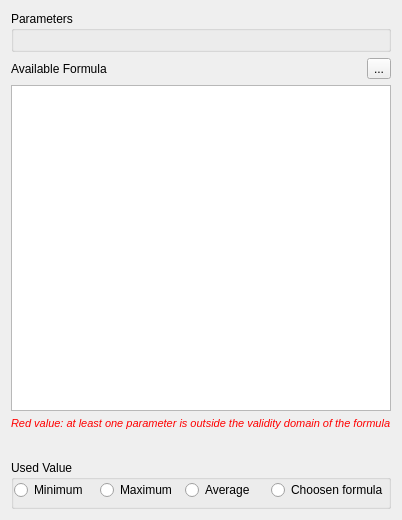
<?xml version="1.0" encoding="UTF-8"?>
<ui version="4.0">
 <class>ReosConcentrationTimeWidget</class>
 <widget class="QWidget" name="ReosConcentrationTimeWidget">
  <property name="geometry">
   <rect>
    <x>0</x>
    <y>0</y>
    <width>402</width>
    <height>520</height>
   </rect>
  </property>
  <property name="windowTitle">
   <string>Concentration Time</string>
  </property>
  <layout class="QVBoxLayout" name="verticalLayout">
   <item>
    <widget class="QGroupBox" name="groupBoxparameters">
     <property name="title">
      <string>Parameters</string>
     </property>
     <layout class="QVBoxLayout" name="verticalLayout_2"/>
    </widget>
   </item>
   <item>
    <layout class="QHBoxLayout" name="horizontalLayout_3">
     <property name="topMargin">
      <number>0</number>
     </property>
     <item>
      <widget class="QLabel" name="label_2">
       <property name="text">
        <string>Available Formula</string>
       </property>
      </widget>
     </item>
     <item>
      <widget class="QToolButton" name="toolButtonForumulaDisplaying">
       <property name="text">
        <string>...</string>
       </property>
      </widget>
     </item>
    </layout>
   </item>
   <item>
    <widget class="QTableView" name="formulasView">
     <property name="alternatingRowColors">
      <bool>true</bool>
     </property>
     <property name="selectionMode">
      <enum>QAbstractItemView::NoSelection</enum>
     </property>
     <property name="selectionBehavior">
      <enum>QAbstractItemView::SelectRows</enum>
     </property>
     <property name="cornerButtonEnabled">
      <bool>false</bool>
     </property>
     <attribute name="horizontalHeaderStretchLastSection">
      <bool>true</bool>
     </attribute>
     <attribute name="verticalHeaderStretchLastSection">
      <bool>false</bool>
     </attribute>
    </widget>
   </item>
   <item>
    <widget class="QLabel" name="label">
     <property name="font">
      <font>
       <pointsize>8</pointsize>
      </font>
     </property>
     <property name="text">
      <string>&lt;html&gt;&lt;head/&gt;&lt;body&gt;&lt;p&gt;&lt;span style=&quot; font-style:italic; color:#ff0000;&quot;&gt;Red value: at least one parameter is outside the validity domain of the formula&lt;/span&gt;&lt;/p&gt;&lt;/body&gt;&lt;/html&gt;</string>
     </property>
    </widget>
   </item>
   <item>
    <widget class="QWidget" name="widgetTools" native="true">
     <layout class="QHBoxLayout" name="horizontalLayout_2"/>
    </widget>
   </item>
   <item>
    <widget class="QGroupBox" name="groupBox">
     <property name="title">
      <string>Used Value</string>
     </property>
     <layout class="QVBoxLayout" name="verticalLayout_3">
      <property name="spacing">
       <number>6</number>
      </property>
      <property name="leftMargin">
       <number>0</number>
      </property>
      <property name="topMargin">
       <number>0</number>
      </property>
      <property name="rightMargin">
       <number>0</number>
      </property>
      <property name="bottomMargin">
       <number>0</number>
      </property>
      <item>
       <layout class="QHBoxLayout" name="horizontalLayout">
        <property name="topMargin">
         <number>0</number>
        </property>
        <item>
         <widget class="QRadioButton" name="radioButtonMinimum">
          <property name="text">
           <string>Minimum</string>
          </property>
         </widget>
        </item>
        <item>
         <widget class="QRadioButton" name="radioButtonMaximum">
          <property name="text">
           <string>Maximum</string>
          </property>
         </widget>
        </item>
        <item>
         <widget class="QRadioButton" name="radioButtonAverage">
          <property name="text">
           <string>Average</string>
          </property>
         </widget>
        </item>
        <item>
         <widget class="QRadioButton" name="radioButtonChoosen">
          <property name="text">
           <string>Choosen formula</string>
          </property>
         </widget>
        </item>
       </layout>
      </item>
      <item>
       <widget class="ReosParameterDurationWidget" name="usedValue" native="true"/>
      </item>
     </layout>
    </widget>
   </item>
  </layout>
 </widget>
 <customwidgets>
  <customwidget>
   <class>ReosParameterDurationWidget</class>
   <extends>QWidget</extends>
   <header>reosparameterwidget.h</header>
   <container>1</container>
  </customwidget>
 </customwidgets>
 <resources/>
 <connections/>
</ui>
